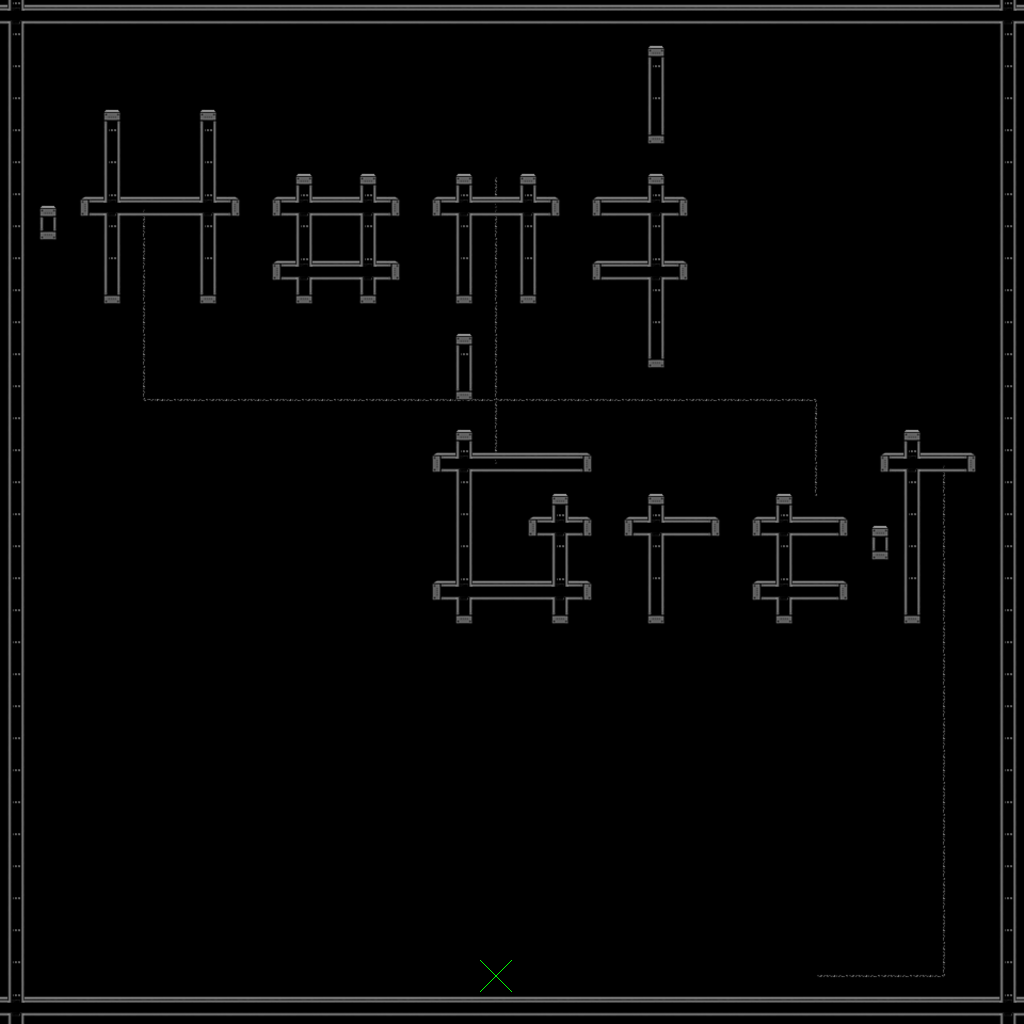

Below is a game level as drawn by its tile map, then a one-line description and the .tmx that defines it (tile-layer data replaced by summaries):
An orthogonal 32x32 tile map with 32x32 px tiles, 3 tile layers (lifts, cables, platforms).

<map version="1.8" tiledversion="1.8.0" orientation="orthogonal" renderorder="right-down" width="32" height="32" tilewidth="32" tileheight="32" infinite="0" nextlayerid="4" nextobjectid="1">
 <tileset firstgid="1" name="tileset" tilewidth="32" tileheight="32" spacing="2" margin="1" tilecount="64" columns="8">
  <image source="tileset.png" width="272" height="272" />
 </tileset>
 <layer id="3" name="lifts" width="32" height="32">
  <data>[1024 cells, 0 non-empty, 0 distinct tile ids]</data>
 </layer>
 <layer id="2" name="cables" width="32" height="32">
  <data>[1024 cells, 61 non-empty, 9 distinct tile ids]</data>
 </layer>
 <layer id="1" name="platforms" width="32" height="32">
  <data>[1024 cells, 254 non-empty, 25 distinct tile ids]</data>
 </layer>
</map>
